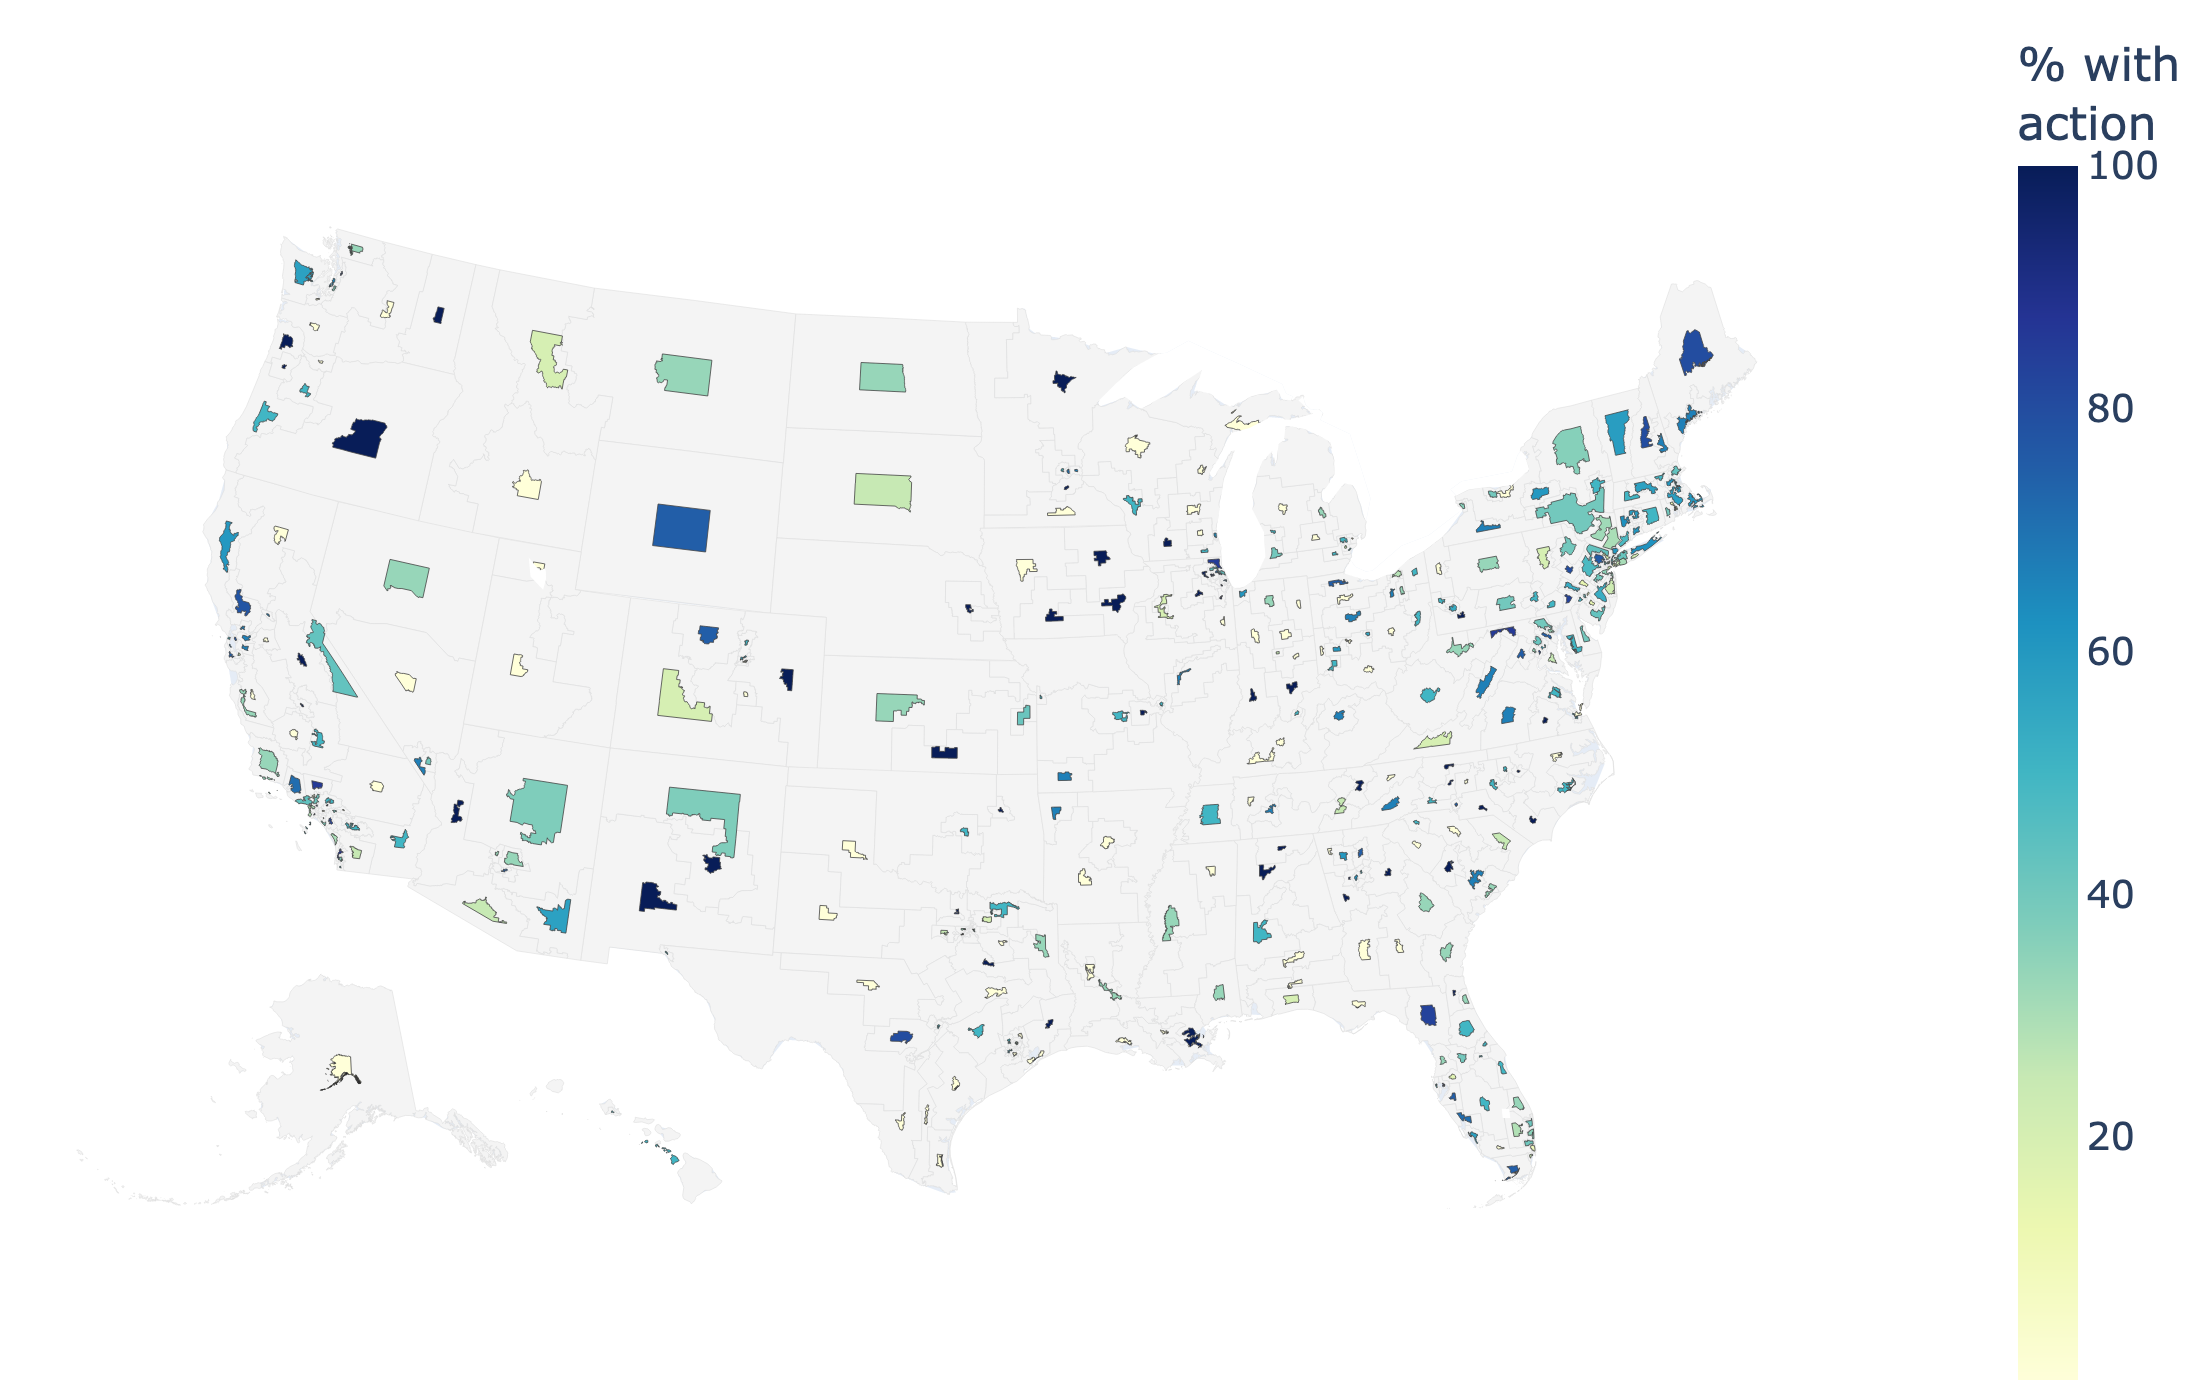

Write Python code to recreate this figure.
"""
Congressional-district cartogram of environmental action.

Same data as district_action_map.py, but each district is additionally scaled
about its own centroid by sqrt(n / n_max), where n is the number of crawled
synagogues, so a district's drawn SIZE communicates its sample size and its
COLOUR is still the raw percentage with >= 1 action. True district outlines are
drawn underneath in pale grey, so the gap between outline and fill shows how
thin a district's data is.

This is the district equivalent of the county cartogram tried in
county_action_map.py's history. It works far better here: county areas span
~4 orders of magnitude (a normalised-area version collapsed to a blank map),
but congressional districts are districted to near-equal population, so their
areas are already far more comparable and n only ranges 1-52 (vs 1-174 for
counties). Same caveat still applies: because shape is preserved, a
geographically large rural district can draw bigger than a small dense one at
equal n — read size as "how much of its own outline this district fills", not
as a size comparison between districts.

Outputs (into the --source output dir):
  district_action_cartogram.html
  district_action_cartogram.png
  district_action_cartogram.csv   — per-district numerator / denominator / fraction / scale
  (reuses district_action_map.json for the summary counts — run
   district_action_map.py first if that file doesn't exist yet)

Usage:
    python 11_analysis/district_action_cartogram.py [--source page_chunks]
"""

import argparse
import json
import os
import sys
from pathlib import Path

import numpy as np
import pandas as pd
import plotly.graph_objects as go
import psycopg2
from dotenv import load_dotenv

ROOT = Path(__file__).parent.parent
load_dotenv(ROOT / ".env")
HERE = Path(__file__).parent
OUT = HERE          # reassigned in main() from --source
sys.path.insert(0, str(HERE / "recreate_existing"))
import recreate_common as rc  # noqa: E402
from recreate_common import excluded_ids_sql  # noqa: E402

rc.apply_font_sizes()     # central AXIS_FONT_SIZE typography

# Linear factor = sqrt(n / n_max); drawn AREA is then proportional to n x
# (the district's own area). MIN_SCALE keeps n=1 districts from vanishing.
MIN_SCALE = 0.12

CD_SHP = ("/vsizip/vsicurl/https://www2.census.gov/geo/tiger/GENZ2024/shp/"
          "cb_2024_us_cd119_500k.zip")

FIPS_TO_ABBR = {
    "01": "AL", "02": "AK", "04": "AZ", "05": "AR", "06": "CA", "08": "CO",
    "09": "CT", "10": "DE", "11": "DC", "12": "FL", "13": "GA", "15": "HI",
    "16": "ID", "17": "IL", "18": "IN", "19": "IA", "20": "KS", "21": "KY",
    "22": "LA", "23": "ME", "24": "MD", "25": "MA", "26": "MI", "27": "MN",
    "28": "MS", "29": "MO", "30": "MT", "31": "NE", "32": "NV", "33": "NH",
    "34": "NJ", "35": "NM", "36": "NY", "37": "NC", "38": "ND", "39": "OH",
    "40": "OK", "41": "OR", "42": "PA", "44": "RI", "45": "SC", "46": "SD",
    "47": "TN", "48": "TX", "49": "UT", "50": "VT", "51": "VA", "53": "WA",
    "54": "WV", "55": "WI", "56": "WY", "60": "AS", "66": "GU", "69": "MP",
    "72": "PR", "78": "VI",
}


def get_conn():
    return psycopg2.connect(
        host=os.getenv("DB_HOST", "localhost"),
        port=int(os.getenv("DB_PORT", 8989)),
        dbname=os.getenv("DB_NAME", "synagogues"),
        user=os.getenv("DB_USER", "research"),
        password=os.getenv("DB_PASSWORD"),
    )


def load_district_fractions() -> tuple[pd.DataFrame, int]:
    """Per-district numerator/denominator/fraction, plus unplaceable count."""
    conn = get_conn()
    cur = conn.cursor()
    cur.execute(f"""
        WITH crawled AS (   -- synagogues with >=1 successfully crawled site
            SELECT DISTINCT s.id, s.congressional_district AS district_id
            FROM synagogues s
            JOIN websites w ON w.synagogue_id = s.id AND w.has_error = FALSE
            WHERE s.congressional_district IS NOT NULL
              AND {excluded_ids_sql("s")}
        ),
        acted AS (          -- crawled synagogues with >=1 action
            SELECT DISTINCT s.id
            FROM synagogues s
            JOIN websites w ON w.synagogue_id = s.id AND w.has_error = FALSE
            JOIN web_pages wp ON wp.website_id = w.id
            {rc.action_join_sql("wp", "c", "m")}
            WHERE c.category <> 'N/A'
              AND c.category IS NOT NULL
              AND (c.error IS NULL OR c.error = '')
              AND {excluded_ids_sql("s")}
        )
        SELECT c.district_id,
               COUNT(DISTINCT c.id) AS denominator,
               COUNT(DISTINCT a.id) AS numerator
        FROM crawled c
        LEFT JOIN acted a ON a.id = c.id
        GROUP BY c.district_id
        ORDER BY c.district_id
    """)
    rows = cur.fetchall()

    cur.execute(f"""
        SELECT COUNT(DISTINCT s.id)
        FROM synagogues s
        JOIN websites w ON w.synagogue_id = s.id AND w.has_error = FALSE
        WHERE s.congressional_district IS NULL
          AND {excluded_ids_sql("s")}
    """)
    dropped = cur.fetchone()[0]
    cur.close()
    conn.close()

    df = pd.DataFrame(rows, columns=["district_id", "denominator", "numerator"])
    df["fraction"] = df["numerator"] / df["denominator"]
    df["pct"] = df["fraction"] * 100
    return df, dropped


def load_districts():
    """119th-Congress GeoDataFrame + the same boundaries as GeoJSON."""
    import geopandas as gpd

    gdf = gpd.read_file(CD_SHP,
                        columns=["STATEFP", "CD119FP", "GEOID", "geometry"])
    gdf = gdf.to_crs(4326)
    gdf["district_id"] = [
        f"{FIPS_TO_ABBR.get(sf, sf)}-{int(cd)}"
        for sf, cd in zip(gdf["STATEFP"], gdf["CD119FP"])
    ]
    gdf["geometry"] = gdf["geometry"].simplify(0.01, preserve_topology=True)
    geojson = json.loads(gdf.set_index("district_id").to_json())
    return gdf, geojson


def scaled_geojson(gdf, df: pd.DataFrame):
    """Each district shrunk about its own centroid by sqrt(n / n_max)."""
    from shapely.affinity import scale as shp_scale

    sub = gdf.merge(df[["district_id", "denominator", "numerator", "pct"]],
                    on="district_id", how="inner").copy()
    n = sub["denominator"].astype(float)
    factor = np.sqrt(n / n.max()).clip(lower=MIN_SCALE)
    sub["scale_factor"] = factor.values
    sub["geometry"] = [
        shp_scale(geom, xfact=f, yfact=f, origin="centroid")
        for geom, f in zip(sub.geometry, sub["scale_factor"])
    ]
    return json.loads(sub.set_index("district_id").to_json()), sub


def build_map(gdf, df: pd.DataFrame, geojson: dict) -> go.Figure:
    """Cartogram: true outlines (pale) + shapes scaled by sample size (filled)."""
    fig = go.Figure()

    all_ids = [f["id"] for f in geojson["features"]]
    fig.add_trace(go.Choropleth(
        geojson=geojson,
        locations=all_ids,
        featureidkey="id",
        z=[0] * len(all_ids),
        colorscale=[[0, "#f4f4f4"], [1, "#f4f4f4"]],
        showscale=False,
        marker_line_color="#dddddd",
        marker_line_width=0.3,
        hoverinfo="skip",
    ))

    scaled, sub = scaled_geojson(gdf, df)
    fig.add_trace(go.Choropleth(
        geojson=scaled,
        locations=sub["district_id"],
        featureidkey="id",
        z=sub["pct"],
        zmin=0, zmax=100,
        colorscale="YlGnBu",
        marker_line_color="#444444",
        marker_line_width=0.4,
        colorbar=dict(title="% with<br>action"),
        text=[
            f"{r['district_id']}<br>"
            f"{int(r['numerator'])}/{int(r['denominator'])} synagogues "
            f"({r['pct']:.0f}%)<br>drawn at {r['scale_factor']*100:.0f}% of size"
            for _, r in sub.iterrows()
        ],
        hovertemplate="%{text}<extra></extra>",
    ))

    fig.update_geos(scope="usa")
    fig.update_layout(
        font=dict(size=rc.FS_PLOTLY),
        margin=dict(l=0, r=0, t=10, b=0),
    )
    return fig


def main():
    ap = argparse.ArgumentParser(description=__doc__)
    rc.add_source_arg(ap)
    args = ap.parse_args()
    global OUT
    rc.set_source(args.source)   # must precede excluded_ids_sql()
    OUT = rc.out_dir(HERE)

    df, dropped = load_district_fractions()
    print(f"Districts: {len(df)}  |  synagogues placed: "
          f"{int(df['denominator'].sum())}  |  max: {int(df['denominator'].max())}")
    print(f"Crawled synagogues with no district assigned: {dropped}")

    gdf, geo = load_districts()
    known = {f["id"] for f in geo["features"]}
    missing = df[~df["district_id"].isin(known)]
    if len(missing):
        print(f"WARNING: {len(missing)} district ids had no matching boundary "
              f"({missing['denominator'].sum()} synagogues): "
              f"{', '.join(missing['district_id'].head(10))}")
        df = df[df["district_id"].isin(known)]

    fig = build_map(gdf, df, geo)

    df.to_csv(OUT / "district_action_cartogram.csv", index=False)
    fig.write_html(OUT / "district_action_cartogram.html")
    fig.write_image(OUT / "district_action_cartogram.png",
                    width=1100, height=700, scale=2)
    for ext in ("csv", "html", "png"):
        print(f"Wrote {OUT/f'district_action_cartogram.{ext}'}")


if __name__ == "__main__":
    main()
